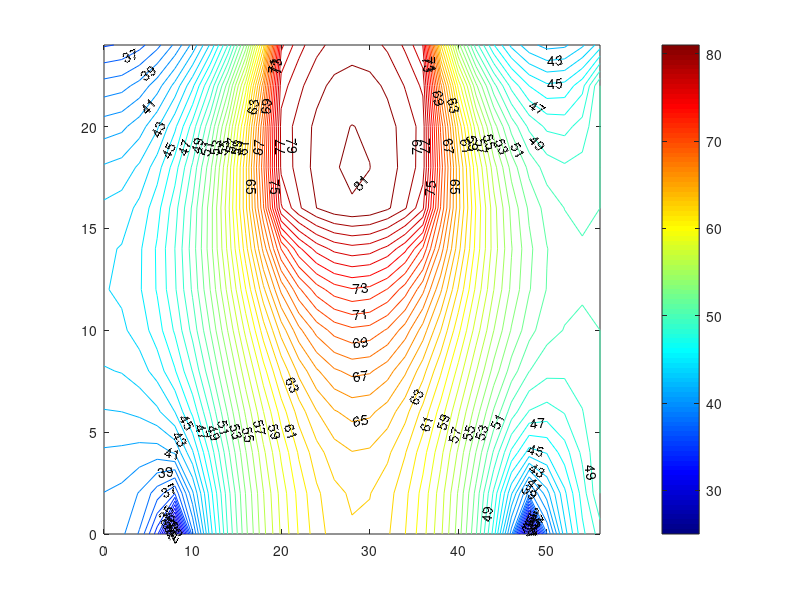
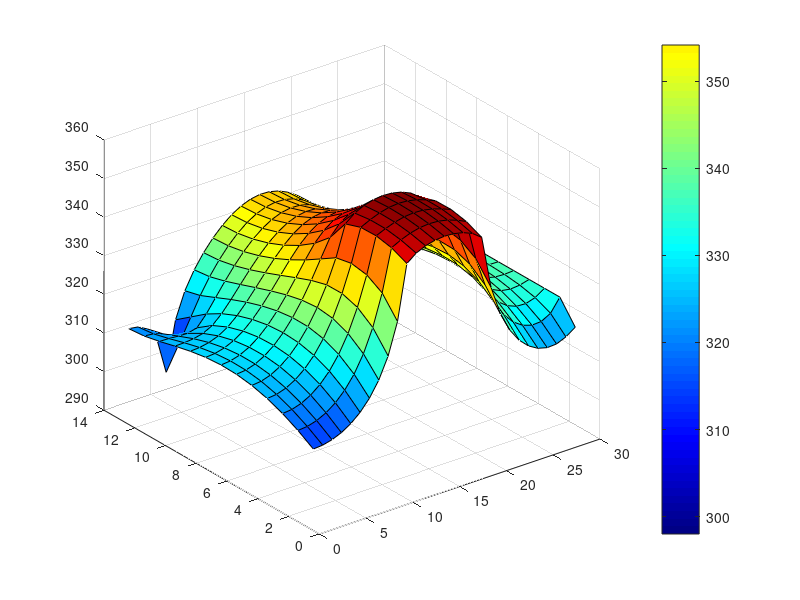
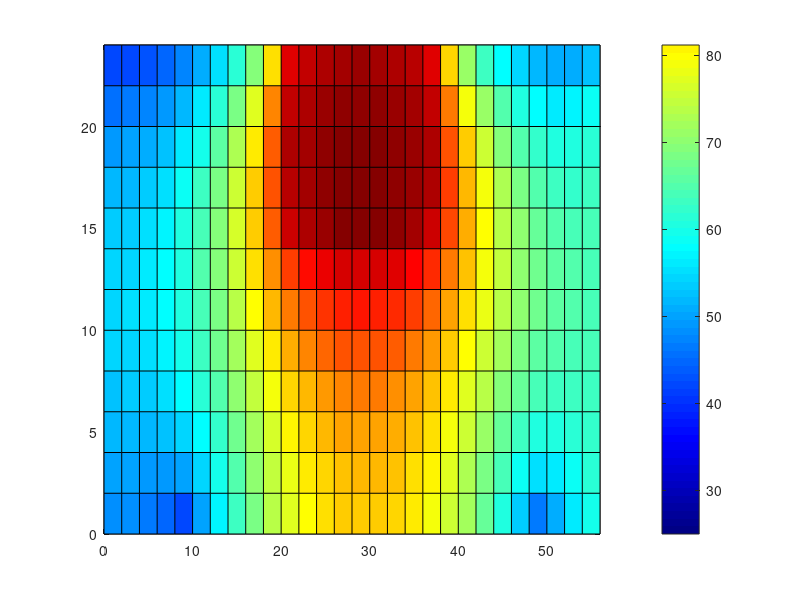

Reproduce these figures in MATLAB, in order.
clc
clear
close all
%% Constants %%
[X,Y]=meshgrid(0:2:56,24:-2:0);
dx=0.002; %meter
dy=0.002; %meter
h=526.5; %watt/m2k
dx=dy;
qdot=10^7; %watt/m3
Tinf=23+273;%degrees celcious
Tc1=50+273; %degrees celcious
Tc2=25+273; %degrees celcious
n=377;
Ks=5; %watt/mk
Kc=52; %watt/mk
Km=28.5; %watt/mk
Bs=(h*dx)/Ks;% The biot Num.
Bc=(h*dx)/Kc;
Bm=(h*dx)/Km;
rocis=1900*1200;
rocic=2700*1100;
dt=7;
Ans(1:377,1)=293;
tavg=332.7639;
acc=0.01;
Es=(rocis*dx^2)/(Ks*dt);
Ec=(rocic*dx^2)/(Kc*dt);
Err=0;
check=-1;
for count=1:10000000000
    Told=Ans;
%% Writing the Eq.s %%
%%Deriving the factors matrix%%
T=zeros(n,n);
%%n=1
T(1,2)=1; T(1,14)=1; T(1,1)=-2-(0.5*Es);
%%n=2:12
i=2;
for i=2:12
    T(i,i)=-4-(Es);
    T(i,i-1)=1;
    T(i,i+1)=1;
    T(i,i+13)=2;
end
%%n=13
T(13,13)=-2-Bs-(0.5*Es); T(13,12)=1; T(13,26)=1;
%% The inside base
k=15;
for k=15:25
   T(k,k)=-4-(Es);
   T(k,k+1)=1;
   T(k,k-1)=1;
   T(k,k+13)=1;
   T(k,k-13)=1;
end
for k=28:38
   T(k,k)=-4-(Es);
   T(k,k+1)=1;
   T(k,k-1)=1;
   T(k,k+13)=1;
   T(k,k-13)=1;
end
for k=41:51
   T(k,k)=-4-(Es);
   T(k,k+1)=1;
   T(k,k-1)=1;
   T(k,k+13)=1;
   T(k,k-13)=1;
end
for k=54:64
   T(k,k)=-4-(Es);
   T(k,k+1)=1;
   T(k,k-1)=1;
   T(k,k+13)=1;
   T(k,k-13)=1;
end
for k=67:77
   T(k,k)=-4-(Es);
   T(k,k+1)=1;
   T(k,k-1)=1;
   T(k,k+13)=1;
   T(k,k-13)=1;
end
for k=80:90
   T(k,k)=-4-(Es);
   T(k,k+1)=1;
   T(k,k-1)=1;
   T(k,k+13)=1;
   T(k,k-13)=1;
end
for k=93:103
   T(k,k)=-4-(Es);
   T(k,k+1)=1;
   T(k,k-1)=1;
   T(k,k+13)=1;
   T(k,k-13)=1;
end
for k=106:116
   T(k,k)=-4-(Es);
   T(k,k+1)=1;
   T(k,k-1)=1;
   T(k,k+13)=1;
   T(k,k-13)=1;
end
for k=119:129
   T(k,k)=-4-(Es);
   T(k,k+1)=1;
   T(k,k-1)=1;
   T(k,k+13)=1;
   T(k,k-13)=1;
end
for k=132:138
   T(k,k)=-4-(Es);
   T(k,k+1)=1;
   T(k,k-1)=1;
   T(k,k+13)=1;
   T(k,k-13)=1;
end
for k=145:151
   T(k,k)=-4-(Es);
   T(k,k+1)=1;
   T(k,k-1)=1;
   T(k,k+13)=1;
   T(k,k-13)=1;
end
for k=158:164
   T(k,k)=-4-(Es);
   T(k,k+1)=1;
   T(k,k-1)=1;
   T(k,k+13)=1;
   T(k,k-13)=1;
end
for k=171:177
   T(k,k)=-4-(Es);
   T(k,k+1)=1;
   T(k,k-1)=1;
   T(k,k+13)=1;
   T(k,k-13)=1;
end
for k=184:190
   T(k,k)=-4-(Es);
   T(k,k+1)=1;
   T(k,k-1)=1;
   T(k,k+13)=1;
   T(k,k-13)=1;
end
for k=197:203
   T(k,k)=-4-(Es);
   T(k,k+1)=1;
   T(k,k-1)=1;
   T(k,k+13)=1;
   T(k,k-13)=1;
end
for k=210:216
   T(k,k)=-4-(Es);
   T(k,k+1)=1;
   T(k,k-1)=1;
   T(k,k+13)=1;
   T(k,k-13)=1;
end
for k=223:229
   T(k,k)=-4-(Es);
   T(k,k+1)=1;
   T(k,k-1)=1;
   T(k,k+13)=1;
   T(k,k-13)=1;
end
for k=236:242
   T(k,k)=-4-(Es);
   T(k,k+1)=1;
   T(k,k-1)=1;
   T(k,k+13)=1;
   T(k,k-13)=1;
end
for k=249:259
   T(k,k)=-4-(Es);
   T(k,k+1)=1;
   T(k,k-1)=1;
   T(k,k+13)=1;
   T(k,k-13)=1;
end
for k=262:272
   T(k,k)=-4-(Es);
   T(k,k+1)=1;
   T(k,k-1)=1;
   T(k,k+13)=1;
   T(k,k-13)=1;
end
for k=275:285
   T(k,k)=-4-(Es);
   T(k,k+1)=1;
   T(k,k-1)=1;
   T(k,k+13)=1;
   T(k,k-13)=1;
end
for k=288:298
   T(k,k)=-4-(Es);
   T(k,k+1)=1;
   T(k,k-1)=1;
   T(k,k+13)=1;
   T(k,k-13)=1;
end
for k=301:311
   T(k,k)=-4-(Es);
   T(k,k+1)=1;
   T(k,k-1)=1;
   T(k,k+13)=1;
   T(k,k-13)=1;
end
for k=314:324
   T(k,k)=-4-(Es);
   T(k,k+1)=1;
   T(k,k-1)=1;
   T(k,k+13)=1;
   T(k,k-13)=1;
end
for k=327:337
   T(k,k)=-4-(Es);
   T(k,k+1)=1;
   T(k,k-1)=1;
   T(k,k+13)=1;
   T(k,k-13)=1;
end
for k=340:350
   T(k,k)=-4-(Es);
   T(k,k+1)=1;
   T(k,k-1)=1;
   T(k,k+13)=1;
   T(k,k-13)=1;
end
for k=353:363
   T(k,k)=-4-(Es);
   T(k,k+1)=1;
   T(k,k-1)=1;
   T(k,k+13)=1;
   T(k,k-13)=1;
end
%% n=26:13:130
ii=26;
for ii=26:13:130
   T(ii,ii)=-4-2*Bs-(Es);
   T(ii,ii-1)=2;
   T(ii,ii+13)=1;
   T(ii,ii-13)=1;
end
%% n=156:13:234
for iii=156:13:234
   T(iii,iii)=-4-2*Bc-(Ec);
   T(iii,iii-1)=2;
   T(iii,iii+13)=1;
   T(iii,iii-13)=1;
end
%% n=260:13:364
for jj=260:13:364
   T(jj,jj)=-4-2*Bs-(Es);
   T(jj,jj-1)=2;
   T(jj,jj+13)=1;
   T(jj,jj-13)=1;
end
%% n=152:13:230
for kk=152:13:230
   T(kk,kk)=-4-(0.5*(rocis+rocic)*dx^2/(Km*dt));
   T(kk,kk+1)=Kc/Km;
   T(kk,kk-1)=Ks/Km;
   T(kk,kk+13)=1;
   T(kk,kk-13)=1;
end
%% n=140:142
for jjj=140:142
   T(jjj,jjj)=-4-(0.5*(rocis+rocic)*dx^2/(Km*dt));
   T(jjj,jjj+1)=1;
   T(jjj,jjj-1)=1;
   T(jjj,jjj+13)=Kc/Km;
   T(jjj,jjj-13)=Ks/Km;
end
%% 244:246
for j=244:246
   T(j,j)=-4-(0.5*(rocis+rocic)*dx^2/(Km*dt));
   T(j,j+1)=1;
   T(j,j-1)=1;
   T(j,j-13)=Kc/Km;
   T(j,j+13)=Ks/Km;
end
%%n=14:13:352
for uu=14:13:40
    T(uu,uu-13)=1;
    T(uu,uu+13)=1;
    T(uu,uu+1)=2;
    T(uu,uu)=-4-(Es);
end
for uu=66:13:300
    T(uu,uu-13)=1;
    T(uu,uu+13)=1;
    T(uu,uu+1)=2;
    T(uu,uu)=-4-(Es);
end
for uu=326:13:352
    T(uu,uu-13)=1;
    T(uu,uu+13)=1;
    T(uu,uu+1)=2;
    T(uu,uu)=-4-(Es);
end
%% n=inside the chip
for uuu=153:155
    T(uuu,uuu-13)=1;
    T(uuu,uuu+13)=1;
    T(uuu,uuu-1)=1;
    T(uuu,uuu+1)=1;
    T(uuu,uuu)=-4-(Ec);
end
for uuu=166:168
    T(uuu,uuu-13)=1;
    T(uuu,uuu+13)=1;
    T(uuu,uuu-1)=1;
    T(uuu,uuu+1)=1;
    T(uuu,uuu)=-4-(Ec);
end
for uuu=179:181
    T(uuu,uuu-13)=1;
    T(uuu,uuu+13)=1;
    T(uuu,uuu-1)=1;
    T(uuu,uuu+1)=1;
    T(uuu,uuu)=-4-(Ec);
end
for uuu=192:194
    T(uuu,uuu-13)=1;
    T(uuu,uuu+13)=1;
    T(uuu,uuu-1)=1;
    T(uuu,uuu+1)=1;
    T(uuu,uuu)=-4-(Ec);
end
for uuu=205:207
    T(uuu,uuu-13)=1;
    T(uuu,uuu+13)=1;
    T(uuu,uuu-1)=1;
    T(uuu,uuu+1)=1;
    T(uuu,uuu)=-4-(Ec);
end
for uuu=218:220
    T(uuu,uuu-13)=1;
    T(uuu,uuu+13)=1;
    T(uuu,uuu-1)=1;
    T(uuu,uuu+1)=1;
    T(uuu,uuu)=-4-(Ec);
end
for uuu=231:233
    T(uuu,uuu-13)=1;
    T(uuu,uuu+13)=1;
    T(uuu,uuu-1)=1;
    T(uuu,uuu+1)=1;
    T(uuu,uuu)=-4-(Ec);
end
%%n=366:376
for zz=366:376
    T(zz,zz)=1;
end
%%single nodes%%
%%n=139
T(139,140)=1; T(139,152)=1; T(139,138)=Ks/Km;T(139,126)=Ks/Km;T(139,139)=-2-(2*Ks/Km)-((0.75*rocis+0.25*rocic)*dx^2/(Km*dt));
%%n=143
T(143,130)=Ks/Km; T(143,156)=Kc/Km;T(143,142)=2;T(143,143)=-2-((Ks+Kc)/Km)-2*Bm-(0.5*(rocis+rocic)*dx^2/(Km*dt));
%%n=247
T(247,260)=Ks/Km; T(247,234)=Kc/Km;T(247,246)=2;T(247,247)=-2-((Ks+Kc)/Km)-2*Bm-(0.5*(rocis+rocic)*dx^2/(Km*dt));
%%n=243
T(243,230)=1; T(243,244)=1; T(243,242)=Ks/Km;T(243,256)=Ks/Km;T(243,243)=-2-(2*Ks/Km)-((0.75*rocis+0.25*rocic)*dx^2/(Km*dt));
%%n=365
T(365,365)=-2-((0.5*rocis*dx^2)/(Ks*dt)); T(365,352)=1;
%%n=377
T(377,364)=1; T(377,377)=-2-Bs-((0.5*rocis*dx^2)/(Ks*dt));
T(53,53)=1;
T(313,313)=1;
%%Deriving the coefficient matrix%%
B=zeros(377,1);
B(1,1)=-((rocis*dx^2)/(dt*Ks))*0.5.*Told(1,1);
B(13,1)=-((0.5*Told(13,1)*rocis*dx^2)/(Ks*dt))-Bs*Tinf;
for z=2:12
    B(z,1)=-(Es)*Told(z,1);
end
%%inside the base%%
for z=15:25
    B(z,1)=-(Es).*Told(z,1);
end
for z=28:38
    B(z,1)=-(Es).*Told(z,1);
end
for z=41:51
    B(z,1)=-(Es)*Told(z,1);
end
for z=54:64
    B(z,1)=-(Es)*Told(z,1);
end
for z=67:77
    B(z,1)=-(Es)*Told(z,1);
end
for z=80:90
    B(z,1)=-(Es)*Told(z,1);
end
for z=93:103
    B(z,1)=-(Es)*Told(z,1);
end
for z=106:116
    B(z,1)=-(Es)*Told(z,1);
end
for z=119:129
    B(z,1)=-(Es)*Told(z,1);
end
for z=132:138
    B(z,1)=-(Es)*Told(z,1);
end
for z=145:151
    B(z,1)=-(Es)*Told(z,1);
end
for z=158:164
    B(z,1)=-(Es)*Told(z,1);
end
for z=171:177
    B(z,1)=-(Es)*Told(z,1);
end
for z=184:190
    B(z,1)=-(Es)*Told(z,1);
end
for z=197:203
    B(z,1)=-(Es)*Told(z,1);
end
for z=210:216
    B(z,1)=-(Es)*Told(z,1);
end
for z=223:229
    B(z,1)=-(Es)*Told(z,1);
end
for z=236:242
    B(z,1)=-(Es)*Told(z,1);
end
for z=249:259
    B(z,1)=-(Es)*Told(z,1);
end
for z=262:272
    B(z,1)=-(Es)*Told(z,1);
end
for z=275:285
    B(z,1)=-(Es)*Told(z,1);
end
for z=288:298
    B(z,1)=-(Es)*Told(z,1);
end
for z=301:311
    B(z,1)=-(Es)*Told(z,1);
end
for z=314:324
    B(z,1)=-(Es)*Told(z,1);
end
for z=327:337
    B(z,1)=-(Es)*Told(z,1);
end
for z=340:350
    B(z,1)=-(Es)*Told(z,1);
end
for z=353:363
    B(z,1)=-(Es)*Told(z,1);
end
%%end of base%%
for z=26:13:130
    B(z,1)=-(Es)*Told(z,1)-2*Bs*Tinf;
end
for z=156:13:243
    B(z,1)=-(Ec)*Told(z,1)-(2*Bc*Tinf)+((-1)*qdot*(dx^2)/(Kc));
end
for z=260:13:364
    B(z,1)=-(Es)*Told(z,1)+(-1)*2*Bs*Tinf;
end
for z=152:13:230
    B(z,1)=-(0.5*(rocis+rocic)*dx^2/(Km*dt))*Told(z,1)+(-1)*qdot*(dx^2)/(2*Km);
end
for z=140:142
    B(z,1)=-(0.5*(rocis+rocic)*dx^2/(Km*dt))*Told(z,1)+(-1)*qdot*(dx^2)/(2*Km);
end
for z=244:246
    B(z,1)=-(0.5*(rocis+rocic)*dx^2/(Km*dt))*Told(z,1)+(-1)*qdot*(dx^2)/(2*Km);
end
%%inside the chip%%
for z=153:155
    B(z,1)=-(Ec)*Told(z,1)+(-1)*qdot*(dx*dy)/Kc;
end
for z=166:168
    B(z,1)=-(Ec)*Told(z,1)+(-1)*qdot*(dx*dy)/Kc;
end
for z=179:181
    B(z,1)=-(Ec)*Told(z,1)+(-1)*qdot*(dx*dy)/Kc;
end
for z=192:194
    B(z,1)=-(Ec)*Told(z,1)+(-1)*qdot*(dx*dy)/Kc;
end
for z=205:207
    B(z,1)=-(Ec)*Told(z,1)+(-1)*qdot*(dx*dy)/Kc;
end
for z=218:220
    B(z,1)=-(Ec)*Told(z,1)+(-1)*qdot*(dx*dy)/Kc;
end
for z=231:233
    B(z,1)=-(Ec)*Told(z,1)+(-1)*qdot*(dx*dy)/Kc;
end
%%end of chip%%
for z=14:13:40
B(z,1)=-(Es)*Told(z,1);
end
for z=66:13:300
B(z,1)=-(Es)*Told(z,1);
end
for z=326:13:352
    B(z,1)=-(Es)*Told(z,1);
end
for z=366:376
    B(z,1)=Tc1;
end
%%single nodes%%
B(139,1)=-((0.75*rocis+0.25*rocic)*dx^2/(Km*dt))*Told(z,1)+(-1)*qdot*(dx^2)/(4*Km);
B(143,1)=-(0.5*(rocis+rocic)*dx^2/(Km*dt))*Told(z,1)-(2*Bm*Tinf)+((-1)*qdot*(dx^2)/(2*Km));
B(243,1)=-((0.75*rocis+0.25*rocic)*dx^2/(Km*dt))*Told(z,1)+(-1)*qdot*(dx^2)/(4*Km);
B(247,1)=-(0.5*(rocis+rocic)*dx^2/(Km*dt))*Told(z,1)-(2*Bm*Tinf)+((-1)*qdot*(dx^2)/(2*Km));
B(365,1)=-((0.5*rocis*dx^2)/(Ks*dt))*Told(z,1)-Tc1;
B(377,1)=-((0.5*rocis*dx^2)/(Ks*dt))*Told(z,1)-Tc1-(Bs*Tinf);
B([53,313],1)=Tc2;
%% Doing the calculation%%
Ans=T\B;
Tavg=(sum(Ans))/377;
Err=(abs(Tavg-tavg))/tavg;
   while check<0
       temp192=Ans(192,1);
       if temp192>(358)
       check=count*dt;
       else
           break
       end
   end
if Err<acc
break
end
itr=count;

end
tconv=itr*dt;
%% doing the sizings%%
Tans=reshape(Ans,13,29);
TAns=flipud(Tans);
tdina=TAns-273*ones(13,29);
%%The drawings%%
figure(1)
contour(X,Y,tdina,'showtext','on','textstep',2,'levelstep',1),colorbar(),colormap(jet(100))
shading interp
figure(2)
surf(TAns),colorbar(),colormap(jet(100))
figure(3)
pcolor(X,Y,tdina),colorbar(),colormap(jet(100))
%%FIN%%